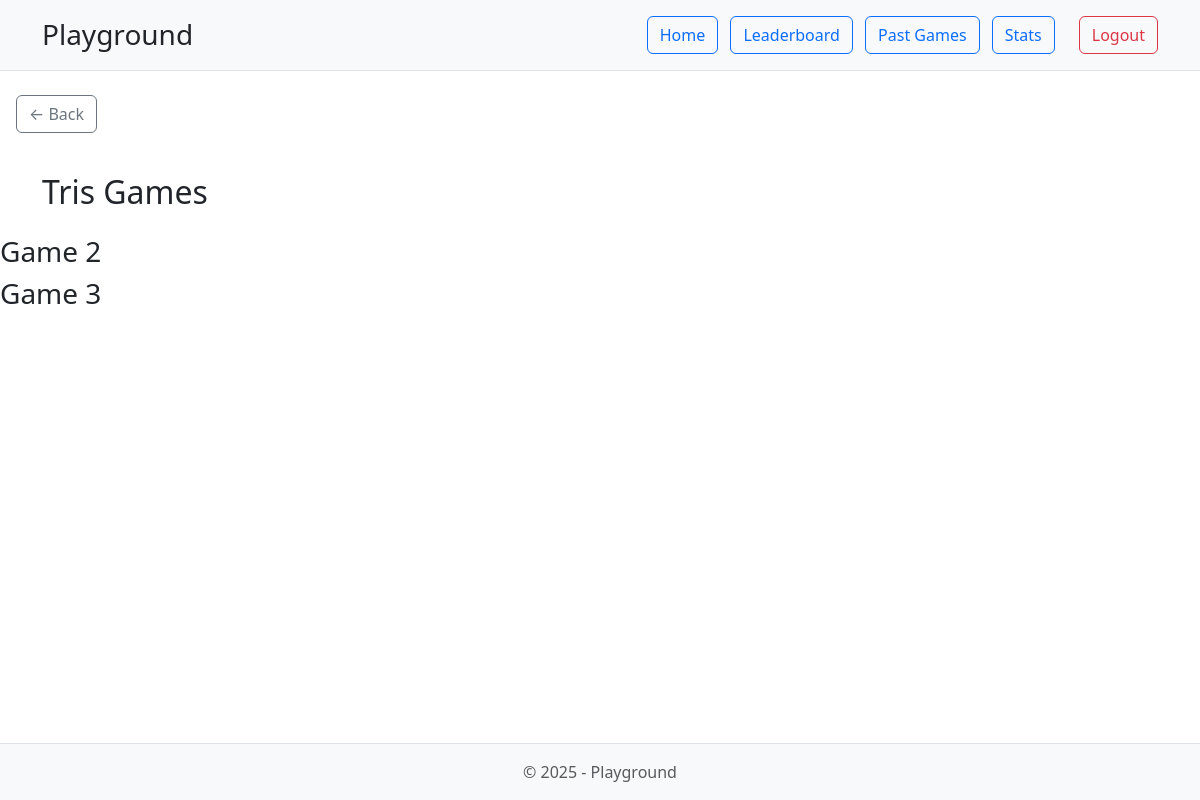
/play/past-games/ (signed in), run on an earlier commit of the app's database.
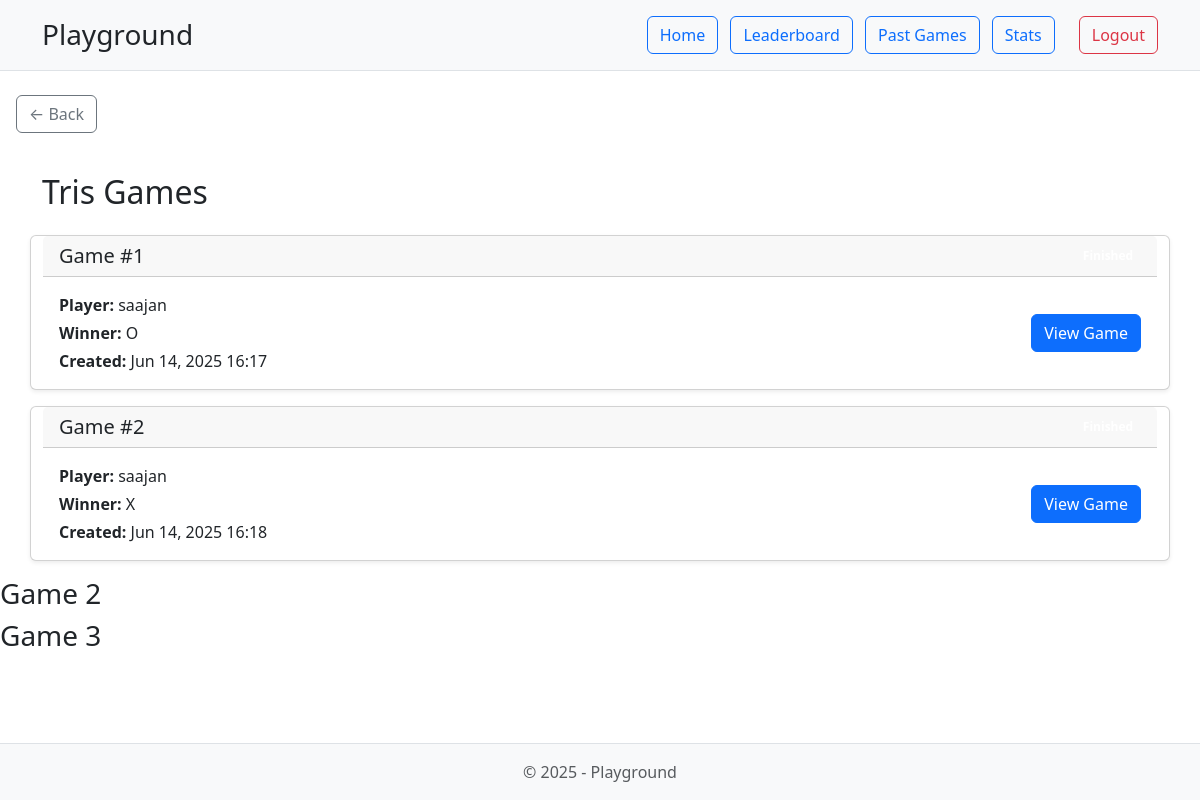
And on a later commit of the database.
### tris/models.py (models this page shows, shortened)
class TrisGame(models.Model):
    user = models.ForeignKey(User, on_delete=models.CASCADE)
    square_1_1 = models.CharField(max_length=1, blank=True, default='')
    square_1_2 = models.CharField(max_length=1, blank=True, default='')
    square_1_3 = models.CharField(max_length=1, blank=True, default='')
    square_2_1 = models.CharField(max_length=1, blank=True, default='')
    square_2_2 = models.CharField(max_length=1, blank=True, default='')
    square_2_3 = models.CharField(max_length=1, blank=True, default='')
    square_3_1 = models.CharField(max_length=1, blank=True, default='')
    square_3_2 = models.CharField(max_length=1, blank=True, default='')
    square_3_3 = models.CharField(max_length=1, blank=True, default='')
    is_over = models.BooleanField(default=False)
    winner = models.CharField(max_length=10, choices=[('X', 'X'), ('O', 'O'), ('Draw', 'Draw')], blank=True)
    created_at = models.DateTimeField(auto_now_add=True)

### play/views.py (the view)
# urls.py: path('past-games/', views.past_games),
@login_required
def past_games(request):
    template = loader.get_template('past_games.html')
    tris_past_games = TrisGame.objects.filter(user=request.user)
    context = {
        'tris_past_games': tris_past_games
    }
    return HttpResponse(template.render(context,request))

### play/templates/past_games.html (shortened to what this page needs)
{% extends 'base.html' %}
{% block header %}
    {{ block.super }}
{% endblock %}
{% block content %}
    <div class="d-flex justify-content-start mb-3 ms-3">
        <a href="/play/" class="btn btn-outline-secondary">&larr; Back</a>
    </div>
    <div class="container mt-4">
        <div class="row">
                <h2 class="mb-4">Tris Games</h2>
                {% for game in tris_past_games %}
                    <div class="card mb-3 shadow-sm">
                        <div class="card-header d-flex justify-content-between align-items-center">
                            <h5 class="mb-0">Game #{{ game.id }}</h5>
                            <span class="badge {% if game.is_over %}badge-success{% else %}badge-warning{% endif %}">
                            </span>
                        </div>
                        <div class="card-body">
                            <div class="row">
                                <div class="col-md-8">
                                    <p class="mb-1"><strong>Player:</strong> {{ game.user.username }}</p>
                                    <p class="mb-1"><strong>Winner:</strong> {{ game.winner|default:"None" }}</p>
                                    <p class="mb-0"><strong>Created:</strong> {{ game.created_at|date:"M d, Y H:i" }}</p>
                                </div>
                                <div class="col-md-4 d-flex align-items-center justify-content-end">
                                    <a href="/tris/game/finished/{{ game.id }}" class="btn btn-primary">View Game</a>
                                </div>
                            </div>
                        </div>
                    </div>
                {% endfor %}
            </div>
        </div>
    <div class="game2-games">
        <h3>Game 2</h3>
    </div>
    <div class="game3-games">
        <h3>Game 3</h3>
    </div>
{% endblock %}
{% block footer %}
    {{ block.super }}
{% endblock %}

### play/templates/base.html (shortened to what this page needs)
<!DOCTYPE html>
<html lang="it">
<head>
    <link href="https://cdn.jsdelivr.net/npm/bootstrap@5.3.3/dist/css/bootstrap.min.css" rel="stylesheet">
</head>
<body class="d-flex flex-column min-vh-100">
    {% block header %}
    <header class="bg-light py-3 mb-4 border-bottom">
        <div class="container d-flex justify-content-between align-items-center">
            <h1 class="h3 m-0 mb-0">Playground</h1>
            {% if user.is_authenticated %}
            <div class="d-flex align-items-center">
                <nav class="me-3">
                    <a href="/" class="btn btn-outline-primary me-2">Home</a>
                    <a href="/play/leaderboard/" class="btn btn-outline-primary me-2">Leaderboard</a>
                    <a href="/play/past-games/" class="btn btn-outline-primary me-2">Past Games</a>
                    <a href="/play/stats/" class="btn btn-outline-primary me-2">Stats</a>
                </nav>
                <a href="/logout/" class="btn btn-outline-danger">Logout</a>
            </div>
            {% else %}
            <div>
                <a href="/login/" class="btn btn-outline-primary me-2">Login</a>
                <a href="/registration/" class="btn btn-primary">Register</a>
            </div>
            {% endif %}
        </div>
    </header>
    {% endblock %}
    {% block content %}{% endblock %}
    {% block footer %}
    <footer class="bg-light text-center mt-auto py-3 border-top">
        <div class="container">
            <span class="text-muted">&copy; 2025 - Playground</span>
        </div>
    </footer>
    {% endblock %}
</body>
</html>

What changed in the data, as far as the page shows it:
added TrisGame: id "1", user.username "saajan", winner "O", created_at "Jun 14, 2025 16:17"
added TrisGame: id "2", user.username "saajan", winner "X", created_at "Jun 14, 2025 16:18"
